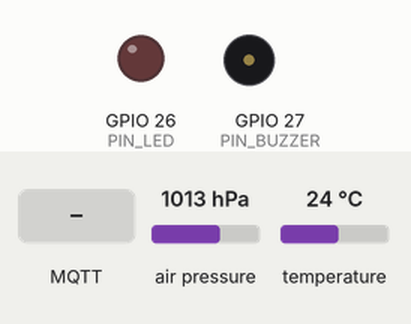
Recording of a sketch running on a simulated ESP32. Shown: output pins drawn as LEDs (lit = HIGH), buzzer (waves = sounding). The inputs (shaded band) are chosen by the test bench; at power-on: air pressure 1013 hPa, temperature 24 °C. WiFi joins after 1.5 s; servers stay silent unless stated; no MQTT or app messages arrive unless stated; what the sketch prints to the serial monitor is not drawn.

Above: at 1.7 s.
1.8 s: air pressure set to 1010 hPa
At 3.6 s:
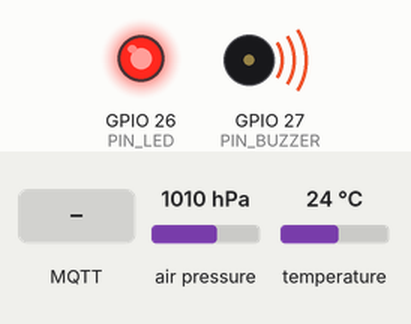
4.0 s: MQTT message "1" arrives on the first subscribed topic
At 8.0 s:
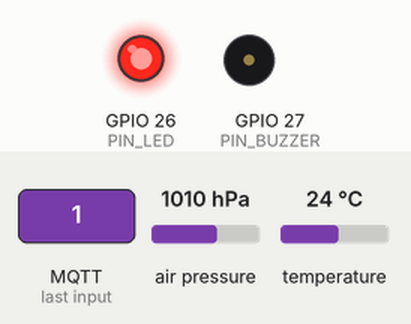
8.1 s: temperature set to 37.4 °C
9.8 s: temperature set to 38.4 °C
At 11.1 s:
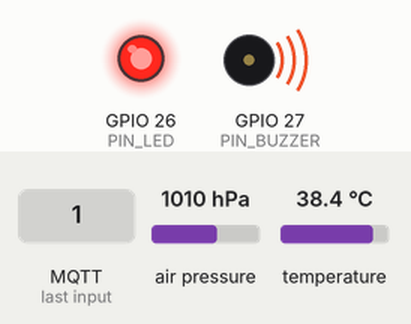
13.2 s: temperature set to 12 °C
At 14.5 s:
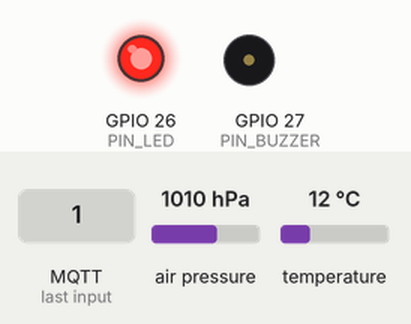
15.2 s: air pressure set to 1007 hPa
At 16.9 s:
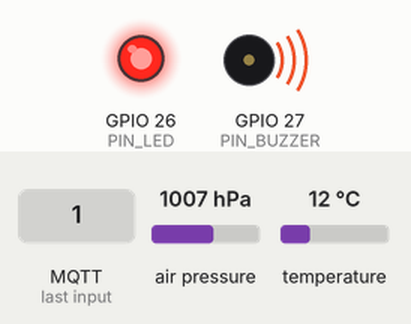
Timing chart, 0 to 22.3 s (numbered marks = the images above; inputs shaded):
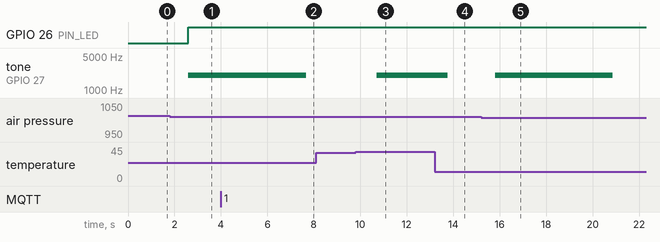

Measured:
- the behaviour switches between 1012 and 1011 hPa on air pressure (found by bisection; images 0 and 1)
- the behaviour switches between 38 and 38.1 °C on temperature (found by bisection; images 2 and 3)
- the behaviour switches between 1009 and 1008 hPa on air pressure (found by bisection; images 4 and 5)
- after the input at 1.8 s, GPIO 26 (PIN_LED): LOW → HIGH after 0.79 s; tone on GPIO 27 (PIN_BUZZER): silent → 2000 Hz after 0.79 s
- after the input at 4.0 s, GPIO 26 (PIN_LED): stays HIGH (without the input it goes to LOW after 3.7 s)
- after the input at 8.1 s, every drawn part: stays the same
- after the input at 9.8 s, tone on GPIO 27 (PIN_BUZZER): silent → 2000 Hz after 0.92 s
- after the input at 13.2 s, tone on GPIO 27 (PIN_BUZZER): 2000 Hz → silent after 0.56 s
- after the input at 15.2 s, tone on GPIO 27 (PIN_BUZZER): silent → 2000 Hz after 0.61 s, → silent 5.1 s later

The sketch:

sketch.ino
```cpp
/**
 * Runner Monitoring System – ESP32 Firmware
 *
 * Phần cứng:
 *   - ESP32 DevKit V1
 *   - Cảm biến BMP180 (I2C: SDA=GPIO21, SCL=GPIO22)
 *   - LED: GPIO 26
 *   - Buzzer: GPIO 27
 *
 * Chức năng:
 *   - FreeRTOS: 3 Task, 2 Queue
 *   - Kết nối Wi-Fi + MQTT (HiveMQ Public Broker)
 *   - Publish dữ liệu cảm biến lên MQTT
 *   - Subscribe lệnh điều khiển LED, Buzzer từ Website
 *   - Cảnh báo tự động qua LED và Buzzer
 */

#include <Arduino.h>
#include <Wire.h>
#include <Adafruit_BMP085.h>
#include <WiFi.h>
#include <PubSubClient.h>
#include <ArduinoJson.h>
#include "freertos/FreeRTOS.h"
#include "freertos/task.h"
#include "freertos/queue.h"
#include "freertos/semphr.h"

// ============================================================
// CẤU HÌNH WI-FI
// ============================================================
#define WIFI_SSID       "Wokwi-GUEST"
#define WIFI_PASSWORD   ""

// ============================================================
// CẤU HÌNH MQTT
// ============================================================
#define MQTT_HOST       "broker.hivemq.com"
#define MQTT_PORT       1883
#define MQTT_CLIENT_ID  "esp32-runner-01"

// MQTT Topics – ESP32 → Website
#define TOPIC_TEMPERATURE   "runner01/temperature"
#define TOPIC_PRESSURE      "runner01/pressure"
#define TOPIC_ALTITUDE      "runner01/altitude"
#define TOPIC_DATA          "runner01/data"
#define TOPIC_LED_STATE     "runner01/led/state"
#define TOPIC_BUZZER_STATE  "runner01/buzzer/state"
#define TOPIC_STATUS        "runner01/status"

// MQTT Topics – Website → ESP32
#define TOPIC_LED_SET       "runner01/led/set"
#define TOPIC_BUZZER_SET    "runner01/buzzer/set"

// ============================================================
// CHÂN GPIO
// ============================================================
#define PIN_LED     26
#define PIN_BUZZER  27
#define BMP_SDA     21
#define BMP_SCL     22

// ============================================================
// NGƯỠNG CẢNH BÁO
// ============================================================
#define TEMP_HIGH_THRESHOLD     38.0f   // °C – nhiệt độ quá cao
#define TEMP_LOW_THRESHOLD      10.0f   // °C – nhiệt độ quá thấp
#define ALTITUDE_CHANGE_THRESHOLD 15.0f // m   – thay đổi độ cao đột ngột
#define ALERT_HOLD_MS           5000    // ms  – giữ cảnh báo tối thiểu

// ============================================================
// TASK CONFIGURATION
// ============================================================
#define READ_INTERVAL_MS    1000   // Chu kỳ đọc cảm biến
#define QUEUE_SIZE          5      // Độ dài Queue chính
#define ALERT_QUEUE_SIZE    1      // Queue cảnh báo – chỉ cần giá trị mới nhất

// ============================================================
// CẤU TRÚC DỮ LIỆU
// ============================================================
typedef struct {
  float temperature;  // °C
  float pressure;     // hPa
  float altitude;     // m
  uint32_t timestamp; // ms (millis())
} SensorData;

typedef struct {
  float temperature;  // °C
  float altitude;     // m
} AlertData;

// ============================================================
// QUEUE HANDLES
// ============================================================
QueueHandle_t dataQueue  = NULL;  // TaskReadData → TaskTransmitData
QueueHandle_t dataAlert  = NULL;  // TaskReadData → TaskAlert

// ============================================================
// MUTEX – bảo vệ biến trạng thái dùng chung
// ============================================================
SemaphoreHandle_t stateMutex = NULL;

// ============================================================
// TRẠNG THÁI ĐIỀU KHIỂN (chia sẻ giữa TaskAlert & TaskTransmitData)
// ============================================================
volatile bool autoAlert    = false;  // Trạng thái cảnh báo tự động
volatile bool manualLed    = false;  // Người dùng bật LED
volatile bool manualBuzzer = false;  // Người dùng bật Buzzer

// ============================================================
// ĐỐI TƯỢNG TOÀN CỤC
// ============================================================
Adafruit_BMP085 bmp;
WiFiClient      wifiClient;
PubSubClient    mqttClient(wifiClient);

bool bmpReady = false;

// ============================================================
// FORWARD DECLARATIONS
// ============================================================
void TaskReadData(void *pvParameters);
void TaskTransmitData(void *pvParameters);
void TaskAlert(void *pvParameters);
void mqttCallback(char *topic, byte *payload, unsigned int length);
void connectWiFi();
void connectMQTT();
void applyOutput();
void publishStatus();

// ============================================================
// SETUP
// ============================================================
void setup() {
  Serial.begin(115200);
  delay(500);
  Serial.println("=== Runner Monitoring System – ESP32 ===");

  // Khởi tạo GPIO
  pinMode(PIN_LED,    OUTPUT);
  pinMode(PIN_BUZZER, OUTPUT);
  digitalWrite(PIN_LED,    LOW);
  digitalWrite(PIN_BUZZER, LOW);

  // Khởi tạo I2C và BMP180
  Wire.begin(BMP_SDA, BMP_SCL);
  if (bmp.begin()) {
    bmpReady = true;
    Serial.println("[BMP180] Khởi tạo thành công.");
  } else {
    bmpReady = false;
    Serial.println("[BMP180] KHÔNG tìm thấy cảm biến! Kiểm tra kết nối I2C.");
  }

  // Tạo Mutex
  stateMutex = xSemaphoreCreateMutex();
  if (stateMutex == NULL) {
    Serial.println("[FreeRTOS] KHÔNG tạo được Mutex!");
    while (1) {}
  }

  // Tạo Queue
  dataQueue = xQueueCreate(QUEUE_SIZE, sizeof(SensorData));
  if (dataQueue == NULL) {
    Serial.println("[FreeRTOS] KHÔNG tạo được dataQueue!");
    while (1) {}
  }

  dataAlert = xQueueCreate(ALERT_QUEUE_SIZE, sizeof(AlertData));
  if (dataAlert == NULL) {
    Serial.println("[FreeRTOS] KHÔNG tạo được dataAlert!");
    while (1) {}
  }
  Serial.println("[FreeRTOS] Tạo Queue thành công.");

  // Tạo các Task
  xTaskCreatePinnedToCore(TaskReadData,     "TaskReadData",     4096, NULL, 2, NULL, 1);
  xTaskCreatePinnedToCore(TaskTransmitData, "TaskTransmitData", 8192, NULL, 1, NULL, 0);
  xTaskCreatePinnedToCore(TaskAlert,        "TaskAlert",        4096, NULL, 2, NULL, 1);

  Serial.println("[FreeRTOS] Các Task đã được khởi tạo.");
  Serial.println("=========================================");
}

void loop() {
  // FreeRTOS quản lý – loop() không dùng
  vTaskDelay(portMAX_DELAY);
}

// ============================================================
// TASK 1: ĐỌC DỮ LIỆU CẢM BIẾN (Core 1)
// ============================================================
void TaskReadData(void *pvParameters) {
  Serial.println("[TaskReadData] Bắt đầu chạy trên Core 1.");

  SensorData sensorData;
  AlertData  alertData;

  while (1) {
    if (bmpReady) {
      // Đọc dữ liệu từ BMP180
      sensorData.temperature = bmp.readTemperature();        // °C
      sensorData.pressure    = bmp.readPressure() / 100.0f;  // Pa → hPa
      sensorData.altitude    = bmp.readAltitude(101325);     // m
      sensorData.timestamp   = millis();

      // Hiển thị qua Serial Monitor
      Serial.println("----------------------------------------");
      Serial.printf("[Sensor] Nhiệt độ   : %.2f °C\n",  sensorData.temperature);
      Serial.printf("[Sensor] Áp suất    : %.2f hPa\n", sensorData.pressure);
      Serial.printf("[Sensor] Độ cao     : %.2f m\n",   sensorData.altitude);
      Serial.printf("[Sensor] Timestamp  : %lu ms\n",   sensorData.timestamp);

      // Gửi dữ liệu đầy đủ vào dataQueue (ghi đè nếu đầy)
      if (xQueueSend(dataQueue, &sensorData, 0) != pdTRUE) {
        // Queue đầy – lấy phần tử cũ ra rồi ghi mới vào
        SensorData dummy;
        xQueueReceive(dataQueue, &dummy, 0);
        xQueueSend(dataQueue, &sensorData, 0);
        Serial.println("[TaskReadData] dataQueue đầy – đã ghi đè.");
      }

      // Gửi AlertData vào dataAlert (ghi đè luôn – Queue size = 1)
      alertData.temperature = sensorData.temperature;
      alertData.altitude    = sensorData.altitude;
      xQueueOverwrite(dataAlert, &alertData);

    } else {
      Serial.println("[TaskReadData] BMP180 không sẵn sàng.");
    }

    vTaskDelay(pdMS_TO_TICKS(READ_INTERVAL_MS));
  }
}

// ============================================================
// MQTT CALLBACK – nhận lệnh từ Website
// ============================================================
void mqttCallback(char *topic, byte *payload, unsigned int length) {
  String topicStr(topic);
  String payloadStr = "";
  for (unsigned int i = 0; i < length; i++) {
    payloadStr += (char)payload[i];
  }
  payloadStr.trim();

  Serial.printf("[MQTT] Nhận: topic=%s payload=%s\n", topic, payloadStr.c_str());

  if (xSemaphoreTake(stateMutex, pdMS_TO_TICKS(100)) == pdTRUE) {
    if (topicStr == TOPIC_LED_SET) {
      manualLed = (payloadStr == "1");
      Serial.printf("[MQTT] Manual LED = %s\n", manualLed ? "ON" : "OFF");
    } else if (topicStr == TOPIC_BUZZER_SET) {
      manualBuzzer = (payloadStr == "1");
      Serial.printf("[MQTT] Manual Buzzer = %s\n", manualBuzzer ? "ON" : "OFF");
    }
    xSemaphoreGive(stateMutex);
  }

  // Áp dụng ngay sau khi nhận lệnh
  applyOutput();
}

// ============================================================
// KẾT NỐI WI-FI (không block vô hạn)
// ============================================================
void connectWiFi() {
  if (WiFi.status() == WL_CONNECTED) return;

  Serial.printf("[WiFi] Đang kết nối tới '%s'...\n", WIFI_SSID);
  WiFi.mode(WIFI_STA);
  WiFi.begin(WIFI_SSID, WIFI_PASSWORD);

  uint32_t startMs = millis();
  while (WiFi.status() != WL_CONNECTED && millis() - startMs < 15000) {
    vTaskDelay(pdMS_TO_TICKS(500));
    Serial.print(".");
  }
  Serial.println();

  if (WiFi.status() == WL_CONNECTED) {
    Serial.printf("[WiFi] Kết nối thành công! IP: %s\n", WiFi.localIP().toString().c_str());
  } else {
    Serial.println("[WiFi] Kết nối thất bại. Sẽ thử lại sau.");
  }
}

// ============================================================
// KẾT NỐI MQTT
// ============================================================
void connectMQTT() {
  if (mqttClient.connected()) return;
  if (WiFi.status() != WL_CONNECTED) return;

  Serial.printf("[MQTT] Đang kết nối tới %s:%d...\n", MQTT_HOST, MQTT_PORT);

  mqttClient.setServer(MQTT_HOST, MQTT_PORT);
  mqttClient.setCallback(mqttCallback);
  mqttClient.setKeepAlive(60);
  mqttClient.setBufferSize(512);

  if (mqttClient.connect(MQTT_CLIENT_ID, NULL, NULL, TOPIC_STATUS, 0, true, "offline")) {
    Serial.println("[MQTT] Kết nối thành công!");

    // Subscribe các topic điều khiển
    mqttClient.subscribe(TOPIC_LED_SET);
    mqttClient.subscribe(TOPIC_BUZZER_SET);
    Serial.println("[MQTT] Đã subscribe: " TOPIC_LED_SET ", " TOPIC_BUZZER_SET);

    // Publish trạng thái online
    mqttClient.publish(TOPIC_STATUS, "online", true);
  } else {
    Serial.printf("[MQTT] Kết nối thất bại, rc=%d. Sẽ thử lại sau.\n", mqttClient.state());
  }
}

// ============================================================
// ÁP DỤNG TRẠNG THÁI LED/BUZZER
// Output = AUTO_ALERT OR MANUAL
// ============================================================
void applyOutput() {
  bool ledOut = false;
  bool buzzerOut = false;

  if (xSemaphoreTake(stateMutex, pdMS_TO_TICKS(50)) == pdTRUE) {
    ledOut = autoAlert || manualLed;
    buzzerOut = autoAlert || manualBuzzer;

    xSemaphoreGive(stateMutex);
  }

  // Dieu khien LED
  digitalWrite(PIN_LED, ledOut ? HIGH : LOW);

  // Dieu khien Buzzer bang tan so 2000Hz
  if (buzzerOut) {
    tone(PIN_BUZZER, 2000);
  } else {
    noTone(PIN_BUZZER);
  }
}

// ============================================================
// PUBLISH TRẠNG THÁI LED/BUZZER
// ============================================================
void publishStatus() {
  if (!mqttClient.connected()) return;

  bool ledOut    = false;
  bool buzzerOut = false;

  if (xSemaphoreTake(stateMutex, pdMS_TO_TICKS(50)) == pdTRUE) {
    ledOut    = autoAlert || manualLed;
    buzzerOut = autoAlert || manualBuzzer;
    xSemaphoreGive(stateMutex);
  }

  mqttClient.publish(TOPIC_LED_STATE,    ledOut    ? "1" : "0", false);
  mqttClient.publish(TOPIC_BUZZER_STATE, buzzerOut ? "1" : "0", false);
}

// ============================================================
// TASK 2: TRUYỀN DỮ LIỆU (Core 0)
// ============================================================
void TaskTransmitData(void *pvParameters) {
  Serial.println("[TaskTransmitData] Bắt đầu chạy trên Core 0.");

  uint32_t lastReconnectAttemptWifi  = 0;
  uint32_t lastReconnectAttemptMqtt  = 0;
  uint32_t lastStatusPublish         = 0;
  const uint32_t RECONNECT_INTERVAL  = 5000;  // ms
  const uint32_t STATUS_INTERVAL     = 10000; // ms

  // Kết nối lần đầu
  connectWiFi();
  connectMQTT();

  while (1) {
    uint32_t now = millis();

    // Kiểm tra Wi-Fi, tự kết nối lại
    if (WiFi.status() != WL_CONNECTED) {
      if (now - lastReconnectAttemptWifi > RECONNECT_INTERVAL) {
        lastReconnectAttemptWifi = now;
        Serial.println("[TaskTransmitData] Wi-Fi mất kết nối. Đang thử lại...");
        connectWiFi();
      }
      // Không thể gửi MQTT nếu không có Wi-Fi
      vTaskDelay(pdMS_TO_TICKS(500));
      continue;
    }

    // Kiểm tra MQTT, tự kết nối lại
    if (!mqttClient.connected()) {
      if (now - lastReconnectAttemptMqtt > RECONNECT_INTERVAL) {
        lastReconnectAttemptMqtt = now;
        Serial.println("[TaskTransmitData] MQTT mất kết nối. Đang thử lại...");
        connectMQTT();
      }
      // Vẫn gọi loop dù chưa kết nối
      mqttClient.loop();
      vTaskDelay(pdMS_TO_TICKS(100));
      continue;
    }

    // Xử lý bản tin MQTT nhận về (phải gọi thường xuyên)
    mqttClient.loop();

    // Đọc dữ liệu từ dataQueue (không block để tránh cản loop())
    SensorData data;
    if (xQueueReceive(dataQueue, &data, 0) == pdTRUE) {
      // Tạo JSON payload
      StaticJsonDocument<256> doc;
      doc["temperature"] = round(data.temperature * 100.0f) / 100.0f;
      doc["pressure"]    = round(data.pressure    * 10.0f)  / 10.0f;
      doc["altitude"]    = round(data.altitude    * 100.0f) / 100.0f;
      doc["timestamp"]   = data.timestamp;

      char jsonBuf[256];
      size_t jsonLen = serializeJson(doc, jsonBuf);

      // Publish từng topic riêng lẻ
      char tempStr[16], pressStr[16], altStr[16];
      snprintf(tempStr,  sizeof(tempStr),  "%.2f", data.temperature);
      snprintf(pressStr, sizeof(pressStr), "%.2f", data.pressure);
      snprintf(altStr,   sizeof(altStr),   "%.2f", data.altitude);

      mqttClient.publish(TOPIC_TEMPERATURE, tempStr,  false);
      mqttClient.publish(TOPIC_PRESSURE,    pressStr, false);
      mqttClient.publish(TOPIC_ALTITUDE,    altStr,   false);
      mqttClient.publish(TOPIC_DATA,        jsonBuf,  false);

      Serial.printf("[MQTT] Publish: T=%.2f°C P=%.2fhPa Alt=%.2fm\n",
                    data.temperature, data.pressure, data.altitude);
      Serial.printf("[MQTT] JSON: %s\n", jsonBuf);
    }

    // Định kỳ publish trạng thái LED/Buzzer
    if (now - lastStatusPublish > STATUS_INTERVAL) {
      lastStatusPublish = now;
      publishStatus();
    }

    vTaskDelay(pdMS_TO_TICKS(50)); // yield để gọi loop() đủ thường xuyên
  }
}

// ============================================================
// TASK 3: CẢNH BÁO (Core 1)
// ============================================================
void TaskAlert(void *pvParameters) {
  Serial.println("[TaskAlert] Bắt đầu chạy trên Core 1.");

  float    prevAltitude       = -9999.0f;
  bool     altChangeAlert     = false;
  uint32_t altAlertStartTime  = 0;

  while (1) {
    AlertData alertData;

    // Nhận dữ liệu từ dataAlert (block tối đa 1500 ms)
    if (xQueueReceive(dataAlert, &alertData, pdMS_TO_TICKS(1500)) == pdTRUE) {
      float temp = alertData.temperature;
      float alt  = alertData.altitude;

      bool tempAlert = (temp > TEMP_HIGH_THRESHOLD || temp < TEMP_LOW_THRESHOLD);

      // Kiểm tra thay đổi độ cao đột ngột
      if (prevAltitude > -9000.0f) {
        float altChange = fabs(alt - prevAltitude);
        if (altChange >= ALTITUDE_CHANGE_THRESHOLD) {
          altChangeAlert    = true;
          altAlertStartTime = millis();
          Serial.printf("[Alert] Độ cao thay đổi đột ngột: %.2f m\n", altChange);
        }
      }
      prevAltitude = alt;

      // Giữ cảnh báo độ cao trong ALERT_HOLD_MS
      if (altChangeAlert && (millis() - altAlertStartTime >= ALERT_HOLD_MS)) {
        altChangeAlert = false;
        Serial.println("[Alert] Hết thời gian giữ cảnh báo độ cao.");
      }

      bool newAutoAlert = tempAlert || altChangeAlert;

      // Log trạng thái cảnh báo
      if (newAutoAlert) {
        Serial.println("[Alert] *** CẢNH BÁO ĐANG HOẠT ĐỘNG ***");
        if (temp > TEMP_HIGH_THRESHOLD) Serial.printf("[Alert] NHIỆT ĐỘ CAO: %.2f°C > %.1f°C\n", temp, TEMP_HIGH_THRESHOLD);
        if (temp < TEMP_LOW_THRESHOLD)  Serial.printf("[Alert] NHIỆT ĐỘ THẤP: %.2f°C < %.1f°C\n", temp, TEMP_LOW_THRESHOLD);
        if (altChangeAlert)              Serial.println("[Alert] ĐỘ CAO THAY ĐỔI ĐỘT NGỘT");
      } else {
        Serial.println("[Alert] Hệ thống bình thường.");
      }

      // Cập nhật autoAlert qua Mutex
      if (xSemaphoreTake(stateMutex, pdMS_TO_TICKS(100)) == pdTRUE) {
        autoAlert = newAutoAlert;
        xSemaphoreGive(stateMutex);
      }

      // Áp dụng output
      applyOutput();
    }

    // Kiểm tra định kỳ nếu không nhận được dữ liệu
    vTaskDelay(pdMS_TO_TICKS(100));
  }
}
```
